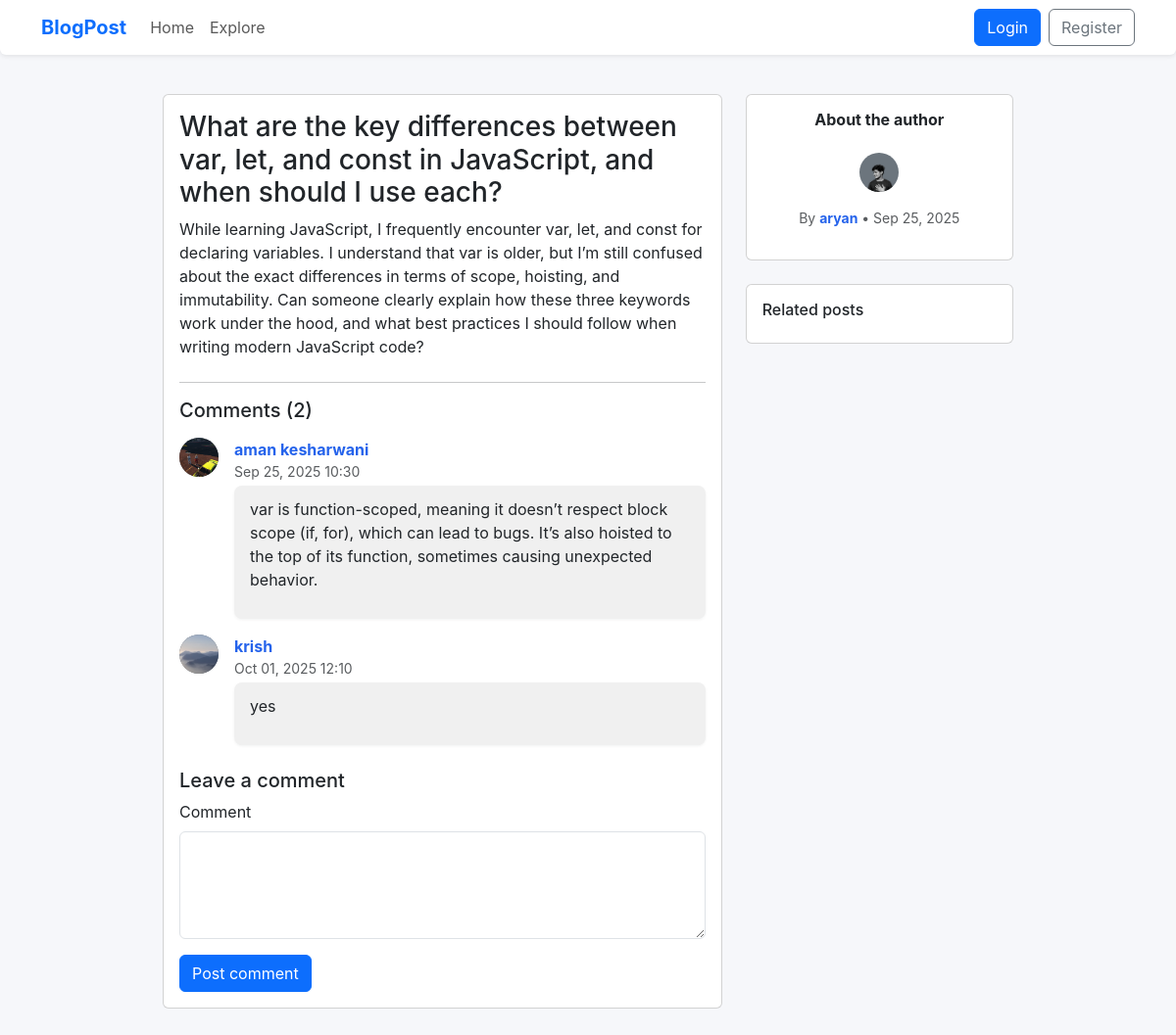
Page /postView/9/ on the committed database.
### blog/models.py (models this page shows, shortened)
class Post(models.Model):
    id = models.AutoField(primary_key=True)
    title = models.CharField(max_length=200)
    content = models.TextField()
    author = models.ForeignKey(Users, on_delete=models.CASCADE)
    created_at = models.DateTimeField(auto_now_add=True)
    updated_at = models.DateTimeField(auto_now=True)
    allComments = models.ManyToManyField('Comment', related_name='post_comments', blank=True)

class Comment(models.Model):
    post = models.ForeignKey(Post, on_delete=models.CASCADE)
    author = models.ForeignKey(Users, on_delete=models.CASCADE)
    content = models.TextField()
    created_at = models.DateTimeField(auto_now_add=True)

class Users(models.Model):
    id = models.AutoField(primary_key=True)
    profile_picture = models.ImageField(upload_to='profile_pics/', blank=True, null=True)
    username = models.CharField(max_length=100,unique=True)
    password = models.CharField(max_length=100)
    name = models.CharField(max_length=200)
    email = models.EmailField(unique=True)
    bio = models.TextField(blank=True, null=True)
    created_at = models.DateTimeField(auto_now_add=True)
    posts = models.ManyToManyField('Post', related_name='user_posts', blank=True)
    followers = models.ManyToManyField('self', symmetrical=False, related_name='following_user', blank=True)
    following = models.ManyToManyField('self', symmetrical=False, related_name='followers_user', blank=True)

### blog/views.py (the view)
# urls.py: path('postView/<int:id>/', views.postView, name='postView'),
def postView(request, id):
    login_required(request)
    post = Post.objects.get(id=id)
    comments = Comment.objects.filter(post=post)
    number_of_comments = comments.count()
    content = {
        'post': post,
        'comments': comments,
    }
    return render(request, 'blog/postView.html', content)

### blog/views.py (called while the page is built)
def login_required(request):
    if 'user_id' not in request.session:
        return redirect('login')
    else:
        return redirect('login')

### templates/blog/postView.html (shortened to what this page needs)
{% extends 'app.html' %}
{% block content %}
<div class="row">
	<div class="col-lg-8">
		<article class="card mb-4">
			<div class="card-body">
				<h1 class="h3 mb-2">{{ post.title }}</h1>
				<div class="mb-4">{{ post.content|linebreaks }}</div>
				<hr>
				<section id="comments">
					<h5 class="mb-3">Comments ({{ comments.count }})</h5>
					{% if comments.count %}
					<ul class="list-unstyled">
						{% for comment in comments %}
						<li class="mb-3">
							<div class="d-flex align-items-start">
								<div class="me-3">
									<img class="bg-secondary rounded-circle"
										src="{{ comment.author.profile_picture.url }}" alt="{{ comment.author.name }}"
										class="rounded-circle" style="width:40px;height:40px;object-fit:cover;">
								</div>
								<div class="w-100">
									<a href="{% url 'viewProfile' comment.author.id %}" class="comment-author fw-bold">{{ comment.author.name }}</a>
									<div class="small text-muted mb-1">{{ comment.created_at|date:"M d, Y H:i" }}</div>
									<div class="comment-box">{{ comment.content|linebreaks }}</div>
								</div>
							</div>
						</li>
						{% endfor %}
					</ul>
					{% else %}
					<p class="text-muted">No comments yet — be the first to comment.</p>
					{% endif %}
				</section>
				<section class="mt-4">
					<h5 class="mb-2">Leave a comment</h5>
					<form method="post" action="{% url 'add_comment' post.id %}">
						<div class="mb-3">
							<label class="form-label">Comment</label>
							<textarea name="content" rows="4" class="form-control" required></textarea>
						</div>
						<button class="btn btn-primary">Post comment</button>
					</form>
				</section>
			</div>
		</article>
	</div>
	<aside class="col-lg-4">
		<div class="card p-3 mb-4">
			<h6 class="fw-bold m-auto mb-4">About the author</h6>
			<img src="{{ post.author.profile_picture.url }}" alt="{{ post.author.name }}"
				class="bg-secondary rounded-circle m-auto" style="width:40px;height:40px;object-fit:cover;">
			<div class="text-muted small mb-3 m-auto  mt-3">By <a href="{% url 'viewProfile' post.author.id %}" class=" author fw-bold" >{{ post.author.username }}</a> • {{ post.created_at|date:"M d, Y" }}</div>
		</div>
		<div class="card p-3 mb-4">
			<h6>Related posts</h6>
		</div>
	</aside>
</div>
{% endblock %}

### templates/app.html (style rules this page uses)
body { background: #f6f7fa; color: #222; font-family: 'Inter', Arial, sans-serif; margin: 0; }

### templates/blog/postView.html (style rules this page uses)
.comment-box { background: var(--card, #f0f0f0); border-radius: 8px; padding: 0.75rem 1rem; box-shadow: 0 1px 3px rgba(22, 28, 36, 0.06); }
.author { color: var(--accent, #2563eb); text-decoration: none; cursor: pointer; transition: color 0.2s; }
.comment-author { color: var(--accent, #2563eb); text-decoration: none; cursor: pointer; transition: color 0.2s; }

### rows in the picture
Post: title "What are the key differences between var, let, and const in JavaScript, and when should I use each?", content "While learning JavaScript, I frequently encounter var, let, and const for declaring variables. I understand that var is older, but I’m still confused about the exact differences in terms of scope, hoisting, and immutability. Can someone clearly explain how these three keywords work under the hood, and what best practices I should follow when writing modern JavaScript code?", author.profile_picture (picture), author.username "aryan", created_at "Sep 25, 2025"
Comment: author.profile_picture (picture), author.name "aman kesharwani", created_at "Sep 25, 2025 10:30", content "var is function-scoped, meaning it doesn’t respect block scope (if, for), which can lead to bugs. It’s also hoisted to the top of its function, sometimes causing unexpected behavior."
Comment: author.profile_picture (picture), author.name "krish", created_at "Oct 01, 2025 12:10", content "yes"

### other values in the picture
{{ comments.count }} "2"
